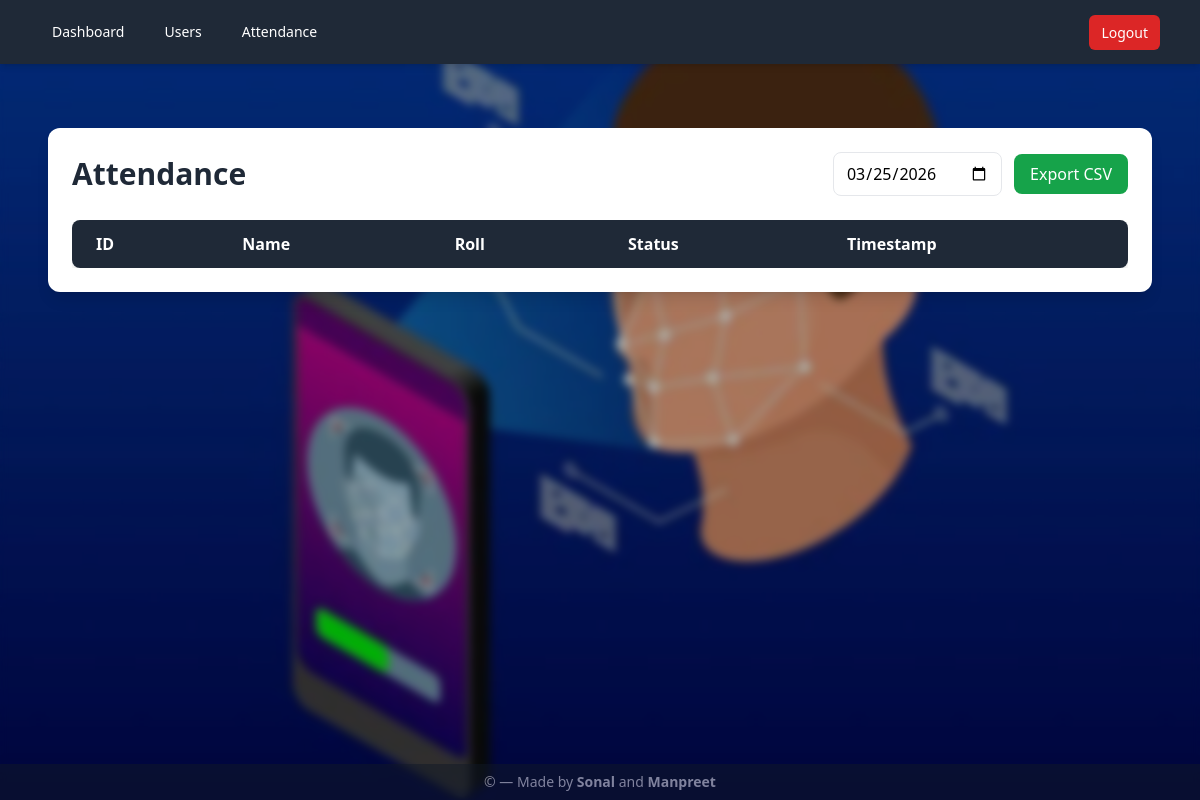
Before: /attendance (signed in) with the older database file.
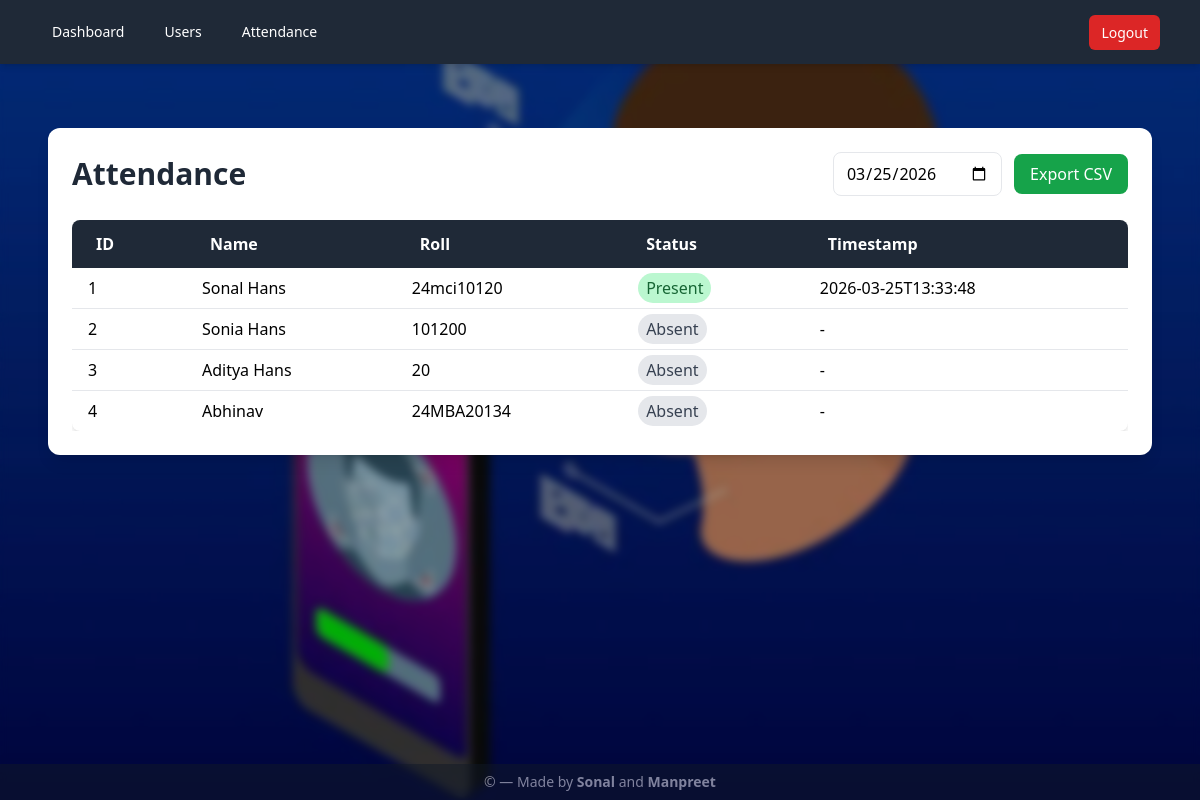
After: the same page with the newer database file.
### tables this page shows
CREATE TABLE users (
            id INTEGER PRIMARY KEY AUTOINCREMENT,
            name TEXT NOT NULL,
            roll TEXT,
            email TEXT
        , admin_username TEXT);

CREATE TABLE attendance (
            id INTEGER PRIMARY KEY AUTOINCREMENT,
            user_id INTEGER NOT NULL,
            date TEXT NOT NULL,
            status TEXT NOT NULL,
            timestamp TEXT NOT NULL,
            FOREIGN KEY(user_id) REFERENCES users(id)
        );

### app.py (the view)
@app.route("/attendance")
@admin_required
def attendance_view():
    current_admin = request.cookies.get("admin")
    date_q = request.args.get("date", datetime.date.today().isoformat())
    conn = get_db()
    cur = conn.cursor()
    cur.execute("SELECT * FROM users WHERE admin_username=? ORDER BY id", (current_admin,))
    users = cur.fetchall()
    cur.execute("SELECT a.* FROM attendance a JOIN users u ON a.user_id = u.id WHERE u.admin_username=? AND a.date=?", (current_admin, date_q))
    rows = {r["user_id"]: r for r in cur.fetchall()}
    conn.close()
    return render_template("attendance_view.html", users=users, rows=rows, date=date_q)

### app.py (called while the page is built)
def get_db():
    conn = sqlite3.connect(DB_PATH)
    conn.row_factory = sqlite3.Row
    return conn

def admin_required(fn):
    @wraps(fn)
    def wrapper(*args, **kwargs):
        if not request.cookies.get("admin"):
            return redirect(url_for("login"))
        return fn(*args, **kwargs)
    return wrapper

### templates/attendance_view.html
{% extends "layout.html" %} {% block content %}
<div class="max-w-7xl mx-auto mt-10 p-6 bg-white rounded-xl shadow-lg">
  <div class="flex items-center justify-between mb-6">
    <h1 class="text-3xl font-bold text-gray-800">Attendance</h1>
    <form action="{{ url_for('attendance_export') }}" method="GET">
      <input
        type="date"
        name="date"
        value="{{ date }}"
        class="px-3 py-2 border rounded-lg mr-2"
      />
      <button
        type="submit"
        class="px-4 py-2 bg-green-600 text-white rounded-lg hover:bg-green-700 transition"
      >
        Export CSV
      </button>
    </form>
  </div>
  <div class="overflow-x-auto">
    <table class="min-w-full bg-white rounded-lg shadow-md overflow-hidden">
      <thead class="bg-gray-800 text-white">
        <tr>
          <th class="py-3 px-6 text-left">ID</th>
          <th class="py-3 px-6 text-left">Name</th>
          <th class="py-3 px-6 text-left">Roll</th>
          <th class="py-3 px-6 text-left">Status</th>
          <th class="py-3 px-6 text-left">Timestamp</th>
        </tr>
      </thead>
      <tbody class="divide-y divide-gray-200">
        {% for user in users %} {% set row = rows.get(user.id) %}
        <tr class="hover:bg-gray-100 transition">
          <td class="py-2 px-4">{{ user.id }}</td>
          <td class="py-2 px-4">{{ user.name }}</td>
          <td class="py-2 px-4">{{ user.roll or '-' }}</td>
          <td class="py-2 px-4">
            {% if row %}
            <span
              class="px-2 py-1 rounded-full {% if row['status'] == 'present' %}bg-green-200 text-green-800 {% else %}bg-red-200 text-red-800{% endif %}"
            >
              {{ row['status'] | capitalize }}
            </span>
            {% else %}
            <span class="px-2 py-1 rounded-full bg-gray-200 text-gray-700">
              Absent
            </span>
            {% endif %}
          </td>
          <td class="py-2 px-4">{{ row['timestamp'][:19] if row else '-' }}</td>
        </tr>
        {% endfor %}
      </tbody>
    </table>
  </div>
</div>
{% endblock %}

Changed rows visible on the page:
now on this page (row edited): users: id "1", name "Sonal Hans", roll "24mci10120"
added attendance: status "Present", timestamp "2026-03-25T13:33:48"
now on this page (row edited): users: id "2", name "Sonia Hans", roll "101200", shows "Absent", row "-"
now on this page (row edited): users: id "3", name "Aditya Hans", roll "20", shows "Absent", row "-"
now on this page (row edited): users: id "4", name "Abhinav", roll "24MBA20134", shows "Absent", row "-"
